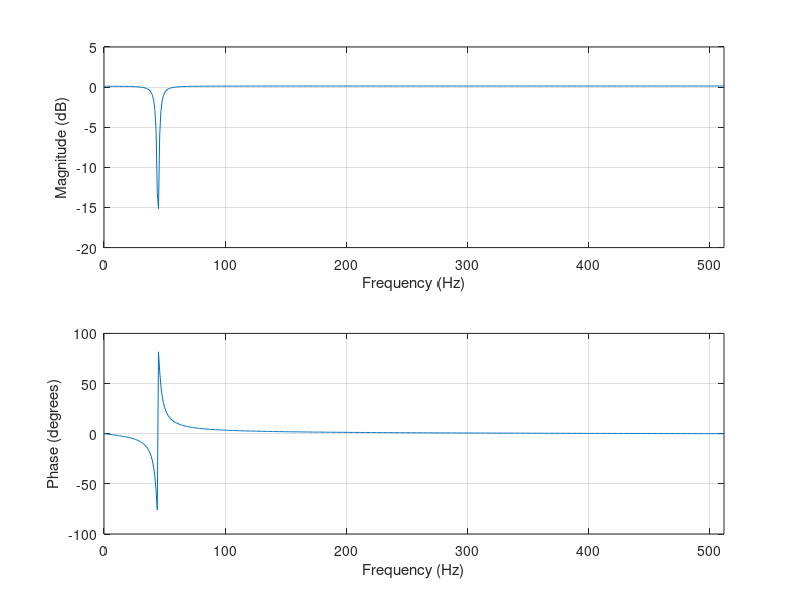
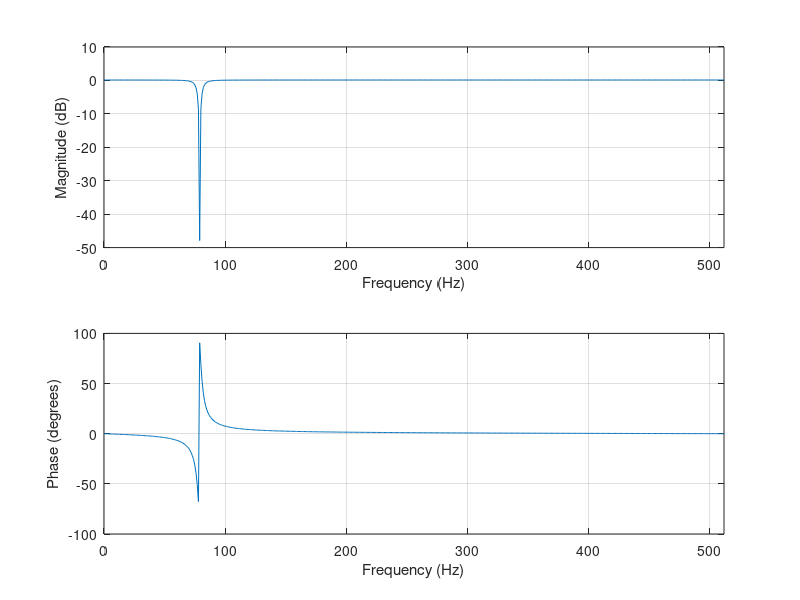
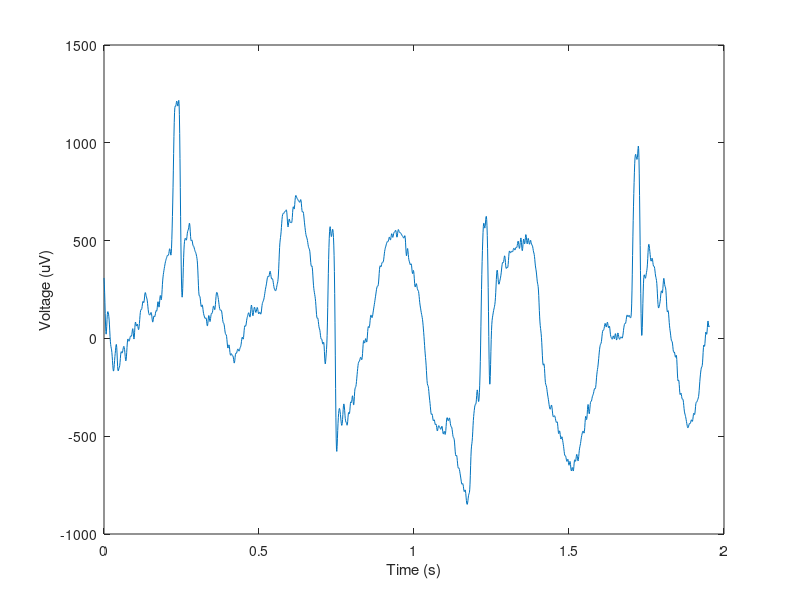
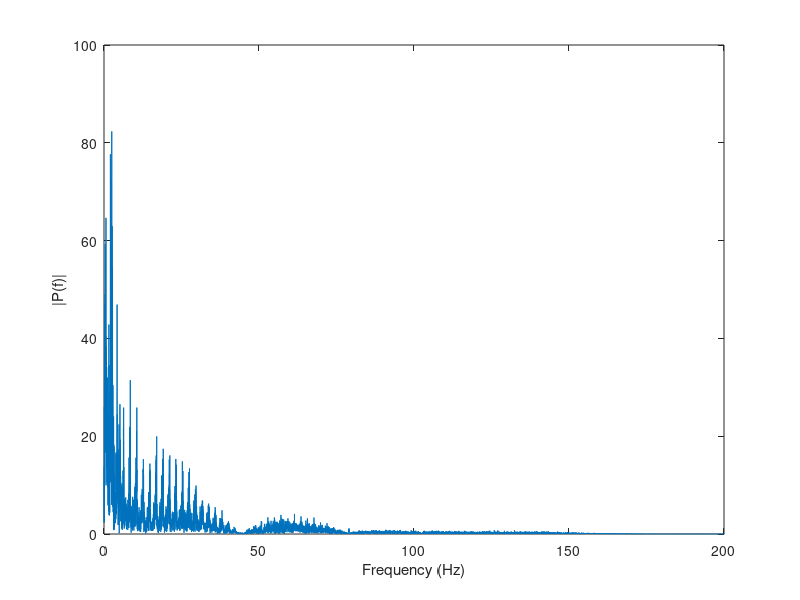

Source code (MATLAB) for these figures, in order:
%IIR filters

clear all; close all; clc;

data = load("enel420_grp_23.txt");

f1 = 44.56; %Interference frequencies
f2 = 78.99;
fs = 1024;
BW = 5;
n = length(data);
t = linspace(0, n/fs, n);

%--------------------------------------------------------------------------
% Notch filter for 44.56 Hz
thetaz1 = (2*pi*f1)/fs;
r = 1 - (BW/fs)*pi;

B1 = [1, -2*cos(thetaz1), 1];
A1 = [1, -2*r*cos(thetaz1), r^2];

figure(1)
freqz(B1, A1, 512, fs)

%--------------------------------------------------------------------------
% Notch filter for 78.99 Hz
thetaz2 = (2*pi*f2)/fs;

B2 = [1, -2*cos(thetaz2), 1];
A2 = [1, -2*r*cos(thetaz2), r^2];

figure(2)
freqz(B2, A2, 512, fs)

%--------------------------------------------------------------------------
% Plot filter output in time domain
Filt_out = filter(B2,A2,filter(B1,A1,data));
figure(3)
plot(t(1:2000), Filt_out(1:2000))
ylabel('Voltage (uV)')
xlabel('Time (s)')

%--------------------------------------------------------------------------
% Find and plot spectrum
spct = abs(fft(Filt_out));
p2 = spct/n;
p1 = p2(1:n/2+1);
p1(2:end-1) = 2*p1(2:end-1);

% Convert freq to Hz
f = fs*(0:n/2)/n;

figure(4)
plot(f, p1)
xlim([0,200])
xlabel('Frequency (Hz)')
ylabel('|P(f)|')